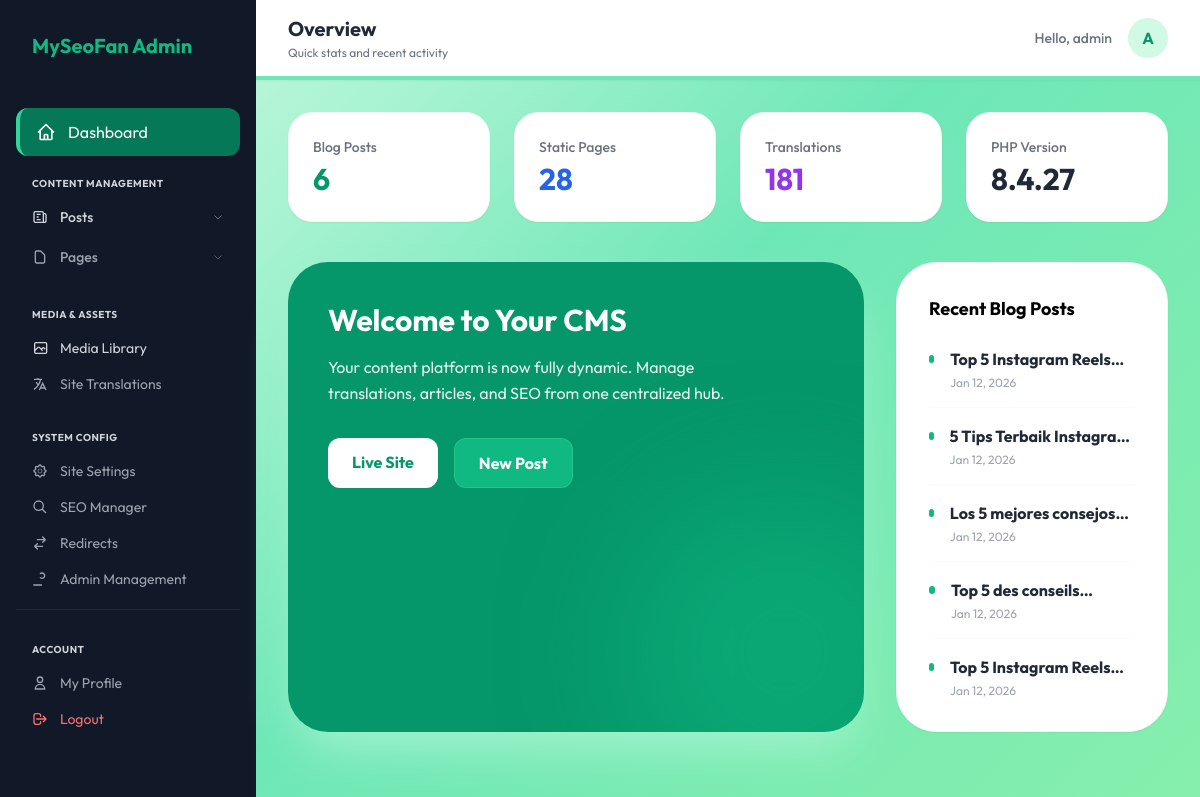
Page /admin/dashboard.php (signed in) on the earlier database version.
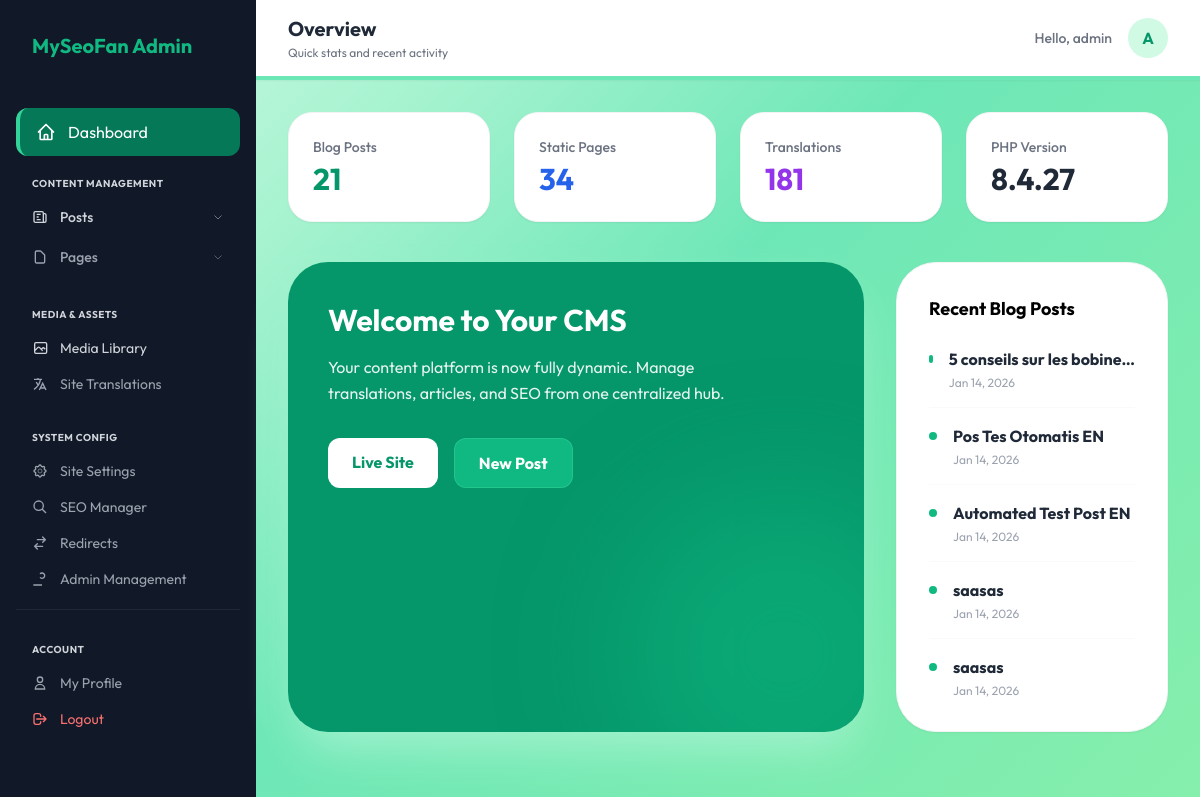
Same page on the later database version.
### tables this page shows
CREATE TABLE blog_posts (id INTEGER PRIMARY KEY AUTOINCREMENT, title TEXT, slug TEXT UNIQUE, content TEXT, thumbnail TEXT, lang_code TEXT DEFAULT 'en', meta_title TEXT, meta_description TEXT, created_at DATETIME DEFAULT CURRENT_TIMESTAMP, category TEXT DEFAULT 'General', translation_group TEXT, status TEXT DEFAULT 'published', tags TEXT DEFAULT '', excerpt TEXT, author_id INTEGER);

### admin/dashboard.php (the view, shortened to what the changed rows need)
<?php
require_once '../includes/db.php';
$postCount = $pdo->query("SELECT COUNT(*) FROM blog_posts")->fetchColumn();
$pageCount = $pdo->query("SELECT COUNT(*) FROM pages")->fetchColumn();
$recentPosts = $pdo->query("SELECT title, created_at FROM blog_posts ORDER BY created_at DESC LIMIT 5")->fetchAll();
?>
<!DOCTYPE html>
<html lang="en">
<head>
    <script src="https://cdn.tailwindcss.com"></script>
</head>
<body class="flex">
    <?php include 'includes/sidebar.php'; ?>
    <main class="flex-1 min-h-screen">
        <div class="p-8">
            <div class="grid grid-cols-1 md:grid-cols-4 gap-6 mb-10">
                <div class="bg-white p-6 rounded-3xl shadow-sm border border-gray-100">
                    <p class="text-sm text-gray-500 font-medium mb-1">Blog Posts</p>
                    <h4 class="text-3xl font-bold text-emerald-600"><?php echo $postCount; ?></h4>
                </div>
                <div class="bg-white p-6 rounded-3xl shadow-sm border border-gray-100">
                    <p class="text-sm text-gray-500 font-medium mb-1">Static Pages</p>
                    <h4 class="text-3xl font-bold text-blue-600"><?php echo $pageCount; ?></h4>
                </div>
            </div>
            <div class="grid md:grid-cols-3 gap-8 mb-10">
                <div
                    class="md:col-span-2 bg-emerald-600 rounded-[2.5rem] p-10 text-white relative overflow-hidden shadow-2xl shadow-emerald-200">
                    <div class="relative z-10">
                        <h2 class="text-3xl font-bold mb-4">Welcome to Your CMS</h2>
                    </div>
                </div>
                <div class="bg-white p-8 rounded-[2.5rem] shadow-sm border border-gray-100">
                    <div class="space-y-4">
                        <?php foreach ($recentPosts as $p): ?>
                            <div class="flex items-start gap-4 pb-4 border-b border-gray-50 last:border-0 last:pb-0">
                                <div class="w-2 h-2 mt-2 bg-emerald-500 rounded-full"></div>
                                <div>
                                    <p class="font-bold text-gray-800 line-clamp-1">
                                        <?php echo htmlspecialchars($p['title']); ?>
                                    </p>
                                    <p class="text-xs text-gray-400 mt-1">
                                        <?php echo date('M d, Y', strtotime($p['created_at'])); ?>
                                    </p>
                                </div>
                            </div>
                        <?php endforeach; ?>
                    </div>
                </div>
            </div>
        </div>
    </main>
</body>
</html>

Differences in the rows shown:
no longer on this page (row unchanged): blog_posts: title "Top 5 Instagram…", created_at "Jan 12, 2026"
no longer on this page (row unchanged): blog_posts: title "5 Tips Terbaik…", created_at "Jan 12, 2026"
no longer on this page (row unchanged): blog_posts: title "Los 5 mejores…", created_at "Jan 12, 2026"
removed blog_posts: title "Top 5 des…", created_at "Jan 12, 2026"
no longer on this page (row unchanged): blog_posts: title "Top 5 Instagram…", created_at "Jan 12, 2026"
added blog_posts: title "5 conseils sur les…", created_at "Jan 14, 2026"
added blog_posts: title "Pos Tes Otomatis EN", created_at "Jan 14, 2026"
added blog_posts: title "Automated Test Post EN", created_at "Jan 14, 2026"
added blog_posts: title "saasas", created_at "Jan 14, 2026"
added blog_posts: title "saasas", created_at "Jan 14, 2026"
Other differences:
$postCount: "6" → "21"
$pageCount: "28" → "34"
